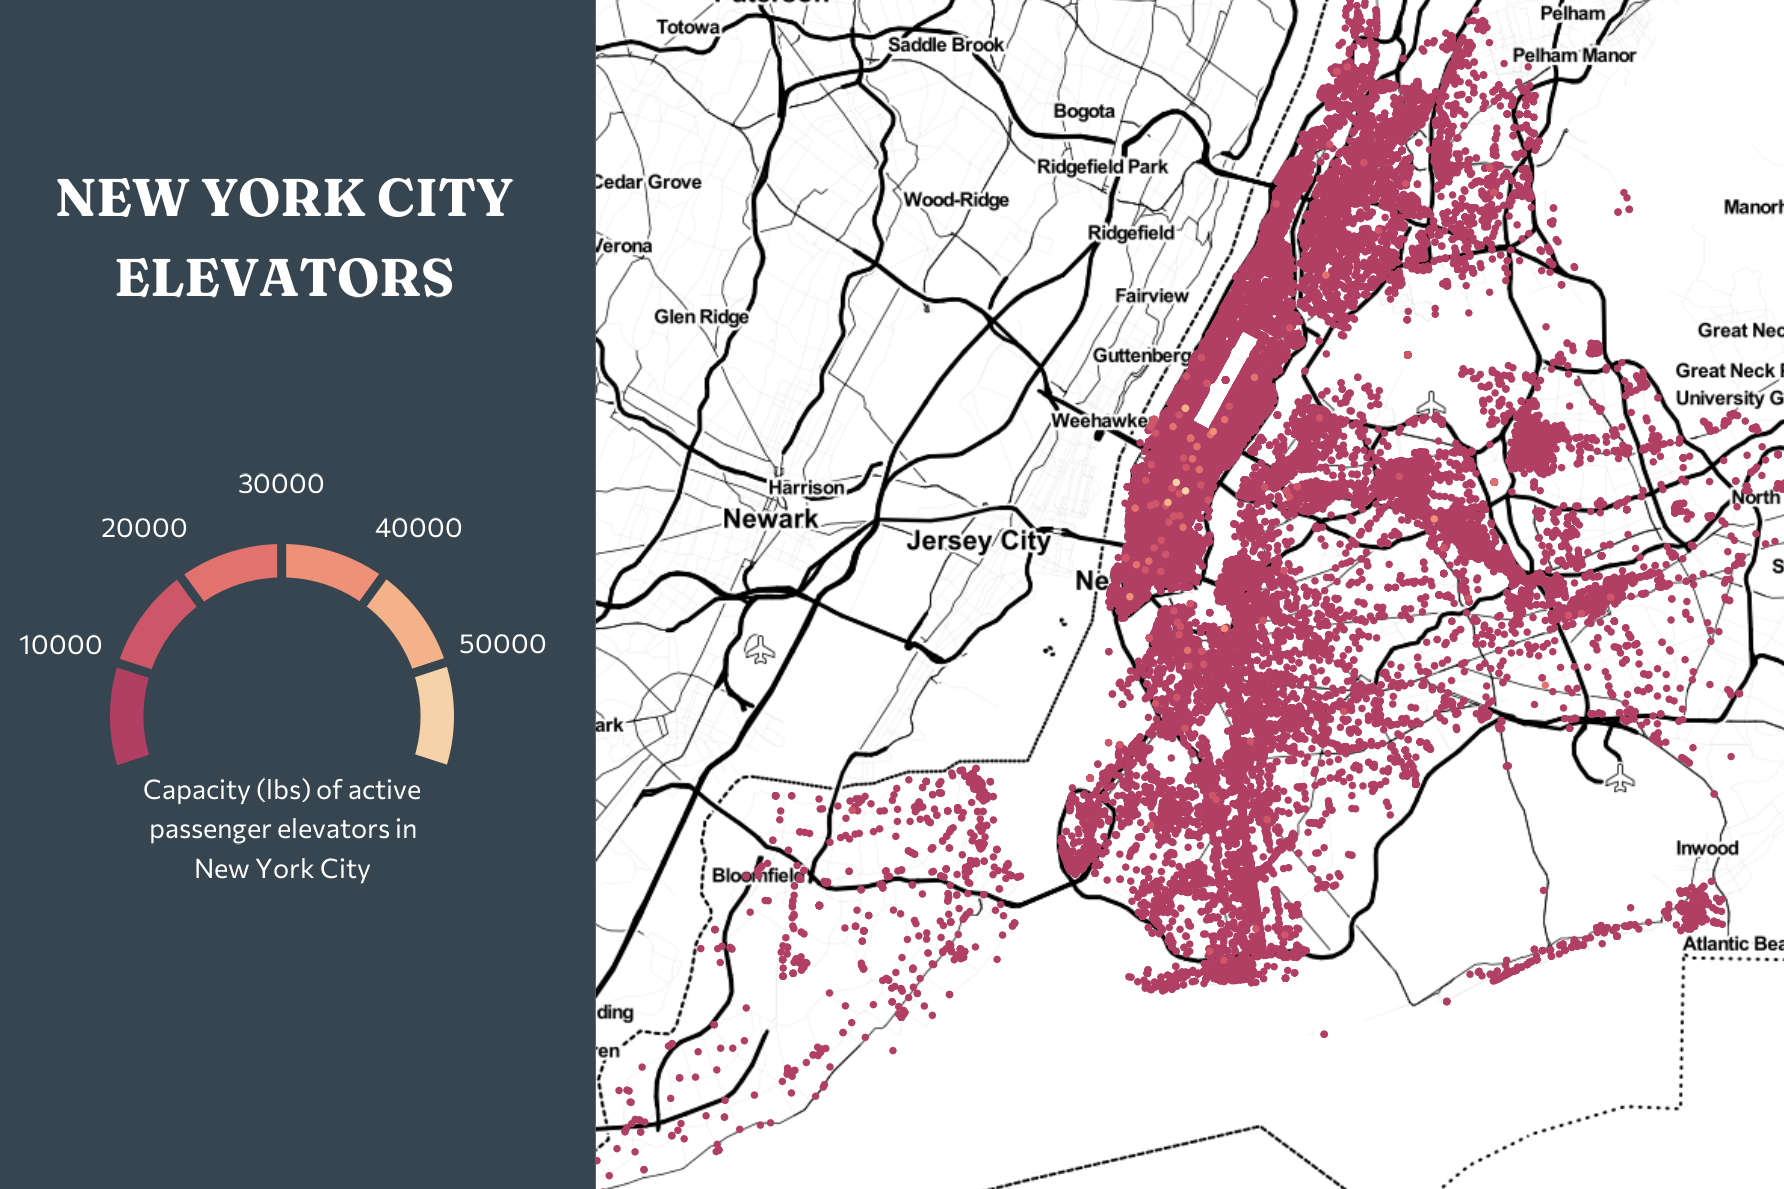

The script that drew this image:
library(tidyverse)
library(showtext)
library(camcorder)
library(sf)
library(osmdata)
library(ggmap)
library(rcartocolor)
library(cowplot)

# load data
elevators <- readr::read_csv('https://raw.githubusercontent.com/rfordatascience/tidytuesday/master/data/2022/2022-12-06/elevators.csv')

# load fonts
font_add_google("Fraunces")
font_add_google("Commissioner")
showtext_auto()

# wrangling data
plot_data <- elevators %>%
  filter(`Device Status` == "A",
         `Device Type` == "Passenger Elevator (P)") %>%
  filter(LONGITUDE >= -77.5) %>%
  select(c(DV_CAPACITY_LBS, LATITUDE, LONGITUDE)) %>%
  drop_na() %>%
  mutate(cap = cut(DV_CAPACITY_LBS,
                   breaks = seq(0, 60000, 10000),
                   labels = paste0("<", seq(10, 60, 10)),
                   include.lowest = TRUE)) %>%
  arrange(cap) %>%
  sf::st_as_sf(coords = c("LONGITUDE", "LATITUDE")) %>%
  sf::st_set_crs(4326) %>%
  sf::st_transform(crs = 4326)

# start recording
gg_record(
  dir = file.path("2022", "2022-12-06", "recording"), # where to save the recording
  device = "png", # device to use to save images
  width = 6, # width of saved image
  height = 4, # height of saved image
  units = "in", # units for width and height
  dpi = 300 # dpi to use when saving image
)

# Define geographic area
getbb("New York City")
bb <- matrix(c(-74.252, -73.707, 40.502, 40.914),
             ncol = 2,
             nrow = 2,
             byrow = TRUE,
             dimnames = list(c("x", "y"), c("min", "max")))

# Get a background map
bg_map <- get_map(bb,
                  source = "stamen",
                  maptype = "toner-hybrid",
                  color = "bw")

# plot
p <- ggmap(bg_map) +
  geom_sf(data = plot_data,
          size = 0.2,
          inherit.aes = FALSE,
          mapping = aes(colour = cap)) +
  labs(tag = "NEW YORK CITY\nELEVATORS") +
  scale_colour_carto_d(
    palette = "RedOr",
    direction = -1,
    name = "") +
  theme_void() +
  theme(plot.margin = margin(0, 0, 0, 145),
        plot.tag = element_text(family = "Fraunces", face = "bold",
                                size = 40, lineheight = 0.4,
                                colour = "white"),
        plot.tag.position = c(-0.26, 0.8),
        legend.position = "none",
        plot.background = element_rect(fill = "#36454f", colour = "#36454f"),
        legend.background = element_rect(fill = "#36454f", colour = "#36454f"),
        panel.background = element_rect(fill = "white", colour = "white"))

# legend
width <- 6
ybar_lim <- c(0.95, 1.25)
xbar_lim <- c(5 - width/2, 5 + width/2)
breaks <- 7
xbar_breaks <- seq(xbar_lim[1], xbar_lim[2], length.out = breaks)
scale_data <- purrr::map_df(1:(length(xbar_breaks) - 1),
                            .f = ~{
                              data.frame(x = xbar_breaks[.x],
                                         xend = xbar_breaks[.x + 1],
                                         y = ybar_lim[1],
                                         yend = ybar_lim[2],
                                         i = .x)
                            })
text_data <- scale_data %>%
  slice(-1) %>%
  mutate(label = seq(10000, 50000, by = 10000))
xlim <- c(0, 10)
ylim <- c(0, 1.7)
legend <- ggplot() +
    geom_rect(aes(xmin = xlim[1], xmax = xlim[2],
                  ymin = ylim[1], ymax = ylim[2]),
              colour = NA, fill = "#36454f") +
    geom_rect(data = scale_data,
              aes(xmin = x, xmax = xend,
                  ymin = y, ymax = yend, fill = i),
              colour = "#36454f", linewidth = 1) +
    geom_text(data = text_data,
              aes(x = x, y = yend + 0.4,
                  label = label, family = "Commissioner"),
              colour = "white", size = 7) +
    geom_text(aes(x = 10, y = 0.8),
              label = str_wrap("Capacity (lbs) of active passenger elevators in New York City", 24),
              size = 7, family = "Commissioner", lineheight = 0.4,
              colour = "white") +
    scale_x_continuous(limits = xlim, expand = c(0, 0)) +
    scale_y_continuous(limits = ylim, expand = c(0, 0)) +
    scale_fill_carto_c(palette = "RedOr", direction = -1) +
    coord_polar(start = 3.14) +
    theme_void() +
    theme(plot.margin = margin(0, 0, 0, 0),
          legend.position = "none",
          plot.background = element_rect(fill = "#36454f", colour = "#36454f"),
          legend.background = element_rect(fill = "#36454f", colour = "#36454f"),
          panel.background = element_rect(fill = "#36454f", colour = "#36454f"))

# join together
ggdraw() +
  draw_plot(p, x = 0.5, y = 0.5, hjust = 0.5, vjust = 0.5,
            width = 1, height = 1) +
  draw_plot(legend, x = 0.16, y = 0.4, vjust = 0.5, hjust = 0.5,
            width = 0.5, height = 0.5)

# save gif
gg_playback(
  name = file.path("2022", "2022-12-06","20221206.gif"),
  first_image_duration = 4,
  last_image_duration = 25,
  frame_duration = .25
)
